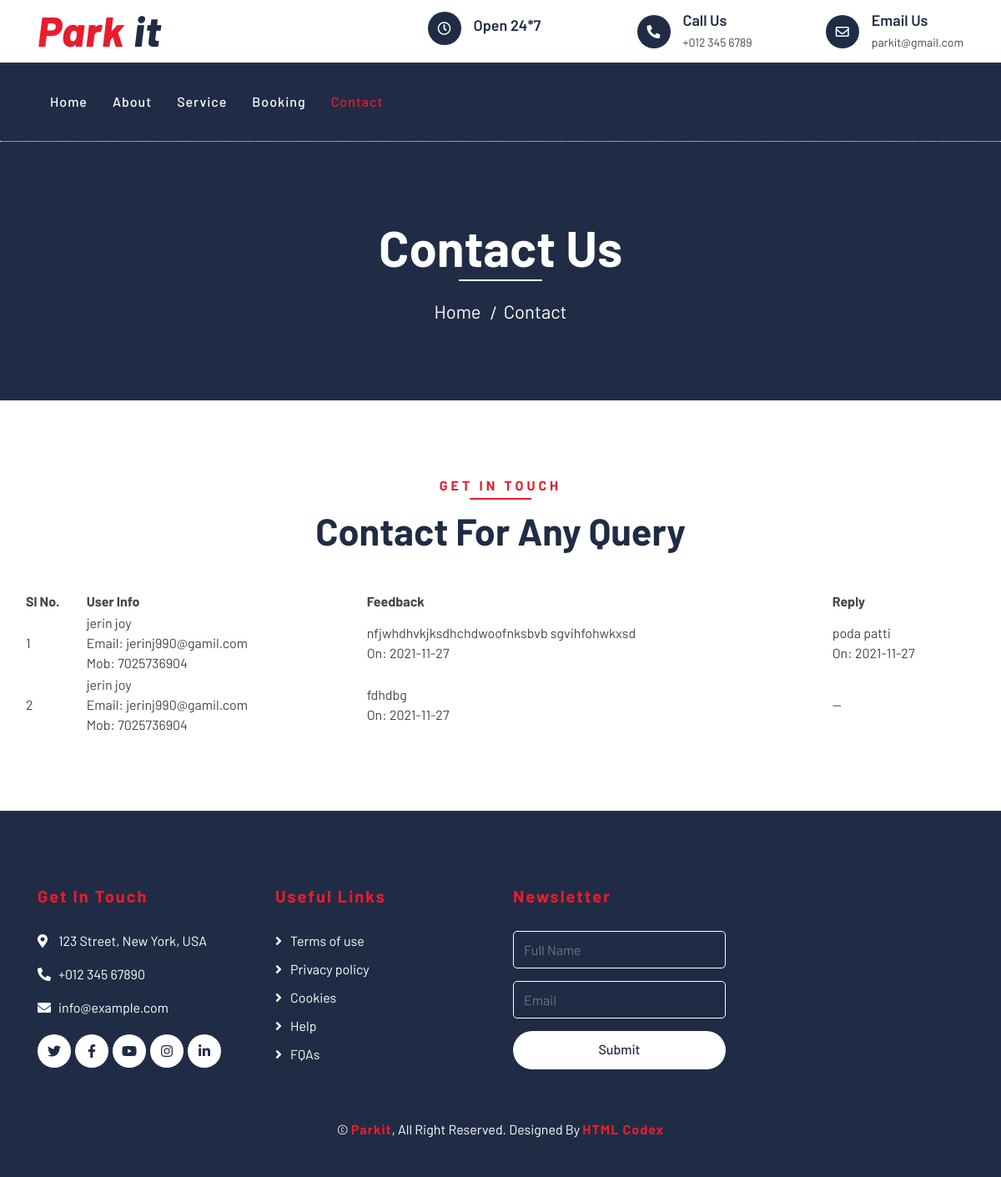
/metro/viewuserfeedback.php (signed in), run on the app's committed database.
### tables this page shows
CREATE TABLE `feedbacktable` (
  `id` int(11) NOT NULL,
  `user` int(20) NOT NULL,
  `message` varchar(50) NOT NULL,
  `reply` varchar(150) NOT NULL,
  `feedback_date` varchar(15) NOT NULL,
  `reply_date` varchar(15) NOT NULL
);

CREATE TABLE `usertable` (
  `name` varchar(20) NOT NULL,
  `mobile` varchar(10) NOT NULL,
  `email` varchar(20) NOT NULL,
  `password` varchar(20) NOT NULL,
  `addha` varchar(20) NOT NULL,
  `address` varchar(25) NOT NULL,
  `id` int(11) NOT NULL,
  `role` varchar(5) NOT NULL
);

### metro/viewuserfeedback.php (the view, shortened to what this page needs)
<?php  session_start();
                         include "test-db-connection.php";
                         ?><!DOCTYPE html>
<html lang="en">
    <head>
        <link href="https://stackpath.bootstrapcdn.com/bootstrap/4.4.1/css/bootstrap.min.css" rel="stylesheet">
        <link href="https://cdnjs.cloudflare.com/ajax/libs/font-awesome/5.10.0/css/all.min.css" rel="stylesheet">
        <link href="lib/flaticon/font/flaticon.css" rel="stylesheet">
        <link href="lib/animate/animate.min.css" rel="stylesheet">
        <link href="lib/owlcarousel/assets/owl.carousel.min.css" rel="stylesheet">
        <link href="css/style.css" rel="stylesheet">
    </head>
    <body>
        <div class="top-bar">
            <div class="container">
                <div class="row align-items-center">
                    <div class="col-lg-4 col-md-12">
                        <div class="logo">
                            <a href='userindex.php'>
                                <h1>Park <span>it</span></h1>
                            </a>
                        </div>
                    </div>
                    <div class="col-lg-8 col-md-7 d-none d-lg-block">
                        <div class="row">
                            <div class="col-4">
                                <div class="top-bar-item">
                                    <div class="top-bar-icon">
                                        <i class="far fa-clock"></i>
                                    </div>
                                    <div class="top-bar-text">
                                        <h3>Open 24*7</h3>
                                    </div>
                                </div>
                            </div>
                            <div class="col-4">
                                <div class="top-bar-item">
                                    <div class="top-bar-icon">
                                        <i class="fa fa-phone-alt"></i>
                                    </div>
                                    <div class="top-bar-text">
                                        <h3>Call Us</h3>
                                        <p>+012 345 6789</p>
                                    </div>
                                </div>
                            </div>
                            <div class="col-4">
                                <div class="top-bar-item">
                                    <div class="top-bar-icon">
                                        <i class="far fa-envelope"></i>
                                    </div>
                                    <div class="top-bar-text">
                                        <h3>Email Us</h3>
                                        <p>parkit@gmail.com</p>
                                    </div>
                                </div>
                            </div>
                        </div>
                    </div>
                </div>
            </div>
        </div>
        <div class="nav-bar">
            <div class="container">
                <nav class="navbar navbar-expand-lg bg-dark navbar-dark">
                    <div class="collapse navbar-collapse justify-content-between" id="navbarCollapse">
                        <div class="navbar-nav mr-auto">
                            <a href='userindex.php' class="nav-item nav-link">Home</a>
                            <a href='about.php' class="nav-item nav-link">About</a>
                            <a href='service.php' class="nav-item nav-link">Service</a>
                            <a href='booking.php' class="nav-item nav-link">Booking</a>
                            <a href='contact.php' class="nav-item nav-link active">Contact</a>
                        </div>
                    </div>
                </nav>
            </div>
        </div>
        <div class="page-header">
            <div class="container">
                <div class="row">
                    <div class="col-12">
                        <h2>Contact Us</h2>
                    </div>
                    <div class="col-12">
                        <a href="">Home</a>
                        <a href="">Contact</a>
                    </div>
                </div>
            </div>
        </div>
        <div class="contact">
            <div class="container">
                <div class="section-header text-center">
                    <p>Get In Touch</p>
                    <h2>Contact for any query</h2>
                </div>
                <div class="row">
                <table width="100%">
                        <tr>
                            <th>Sl No.</th>
                            <th>User Info</th>
                            <th>Feedback</th>
                            <th>Reply</th>
                        </tr>
                        <?php
                        $qry="SELECT feedbacktable.*,usertable.name,usertable.email,usertable.mobile FROM feedbacktable  join usertable on feedbacktable.user=usertable.id WHERE usertable.id=".$_SESSION['uid'];
                        $result = mysqli_query($con, $qry);
                        if(mysqli_num_rows($result)>0){
                            $i=0;
                            while($row=mysqli_fetch_array($result)){
                                $i++;
                        ?>
                       <tr>
                            <td><?php echo $i;?></td>
                            <td>
                                <?php echo $row['name'];?>
                                <br/>
                                Email: <?php echo $row['email'];?>
                                <br/>
                                Mob: <?php echo $row['mobile'];?>
                            </td>
                            <td><?php echo $row['message'];?>
                        <br/>On: <?php echo $row['feedback_date'];?></td>
                            <td>
                                <?php echo $row['reply'];?>
                        <?php if($row['reply_date']!='--') echo "<br/>On: ".$row['reply_date'];?>
                        </td>
                        </tr>
                        <?php
                        }
                    }
                    ?>
                    </table>
                </div>
            </div>
        </div>
        <div class="footer">
            <div class="container">
                <div class="row">
                    <div class="col-lg-3 col-md-6">
                        <div class="footer-contact">
                            <h2>Get In Touch</h2>
                            <p><i class="fa fa-map-marker-alt"></i>123 Street, New York, USA</p>
                            <p><i class="fa fa-phone-alt"></i>+012 345 67890</p>
                            <p><i class="fa fa-envelope"></i>info@example.com</p>
                            <div class="footer-social">
                                <a class="btn" href=""><i class="fab fa-twitter"></i></a>
                                <a class="btn" href=""><i class="fab fa-facebook-f"></i></a>
                                <a class="btn" href=""><i class="fab fa-youtube"></i></a>
                                <a class="btn" href=""><i class="fab fa-instagram"></i></a>
                                <a class="btn" href=""><i class="fab fa-linkedin-in"></i></a>
                            </div>
                        </div>
                    </div>
                    <div class="col-lg-3 col-md-6">
                        <div class="footer-link">
                            <h2>Useful Links</h2>
                            <a href="">Terms of use</a>
                            <a href="">Privacy policy</a>
                            <a href="">Cookies</a>
                            <a href="">Help</a>
                            <a href="">FQAs</a>
                        </div>
                    </div>
                    <div class="col-lg-3 col-md-6">
                        <div class="footer-newsletter">
                            <h2>Newsletter</h2>
                            <form>
                                <input class="form-control" placeholder="Full Name">
                                <input class="form-control" placeholder="Email">
                                <button class="btn btn-custom">Submit</button>
                            </form>
                        </div>
                    </div>
                </div>
            </div>
            <div class="container copyright">
                <p>&copy; <a href="#">Parkit</a>, All Right Reserved. Designed By <a href="https://htmlcodex.com">HTML Codex</a></p>
            </div>
        </div>
    </body>
</html>

### data on the page
feedbacktable: usertable.name "jerin joy", usertable.email "jerinj990@gamil.com", usertable.mobile "7025736904", message "nfjwhdhvkjksdhchdwoofnksbvb sgvihfohwkxsd", feedback_date "2021-11-27", reply "poda patti", reply_date "2021-11-27"
feedbacktable: usertable.name "jerin joy", usertable.email "jerinj990@gamil.com", usertable.mobile "7025736904", message "fdhdbg", feedback_date "2021-11-27", reply "--"
